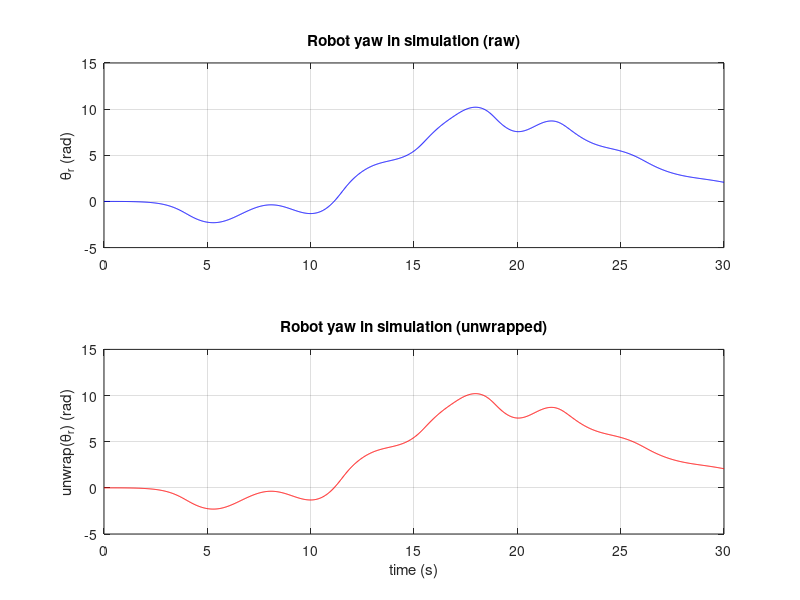

Write the MATLAB code that produced this figure.
data = load('log.mat');
log  = data.log;

t_log      = log.t(:);
theta_log  = log.X(:,3);        % 仿真中的 robot yaw
theta_unw  = unwrap(theta_log); % 解除 2π wrap 看真实累计转角

figure;
subplot(2,1,1);
plot(t_log, theta_log, 'b-'); grid on;
ylabel('\theta_r (rad)');
title('Robot yaw in simulation (raw)');

subplot(2,1,2);
plot(t_log, theta_unw, 'r-'); grid on;
ylabel('unwrap(\theta_r) (rad)');
xlabel('time (s)');
title('Robot yaw in simulation (unwrapped)');
